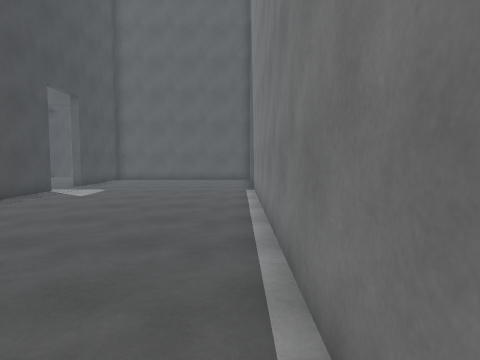
View 1 (above)

16 first-person views from a walk through a Unity game level. The camera is 1.4 m above the floor, tilts 4° down and sees 75° across. The floor is counted in squares, 1 m on a side. Each view is taken from the middle of a square. On the plan, view 1 faces up. The plan holds only what a view shows up to about 14 squares ahead; the rest is blank. The place goes on beyond the plan. The player character is not drawn.

View 2
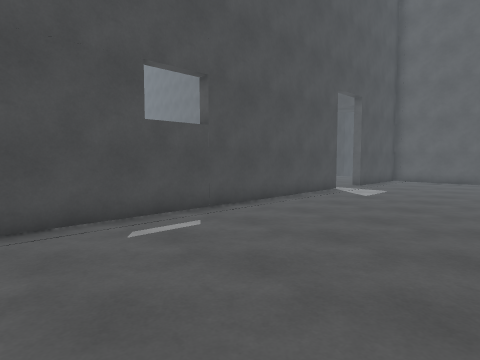

View 3
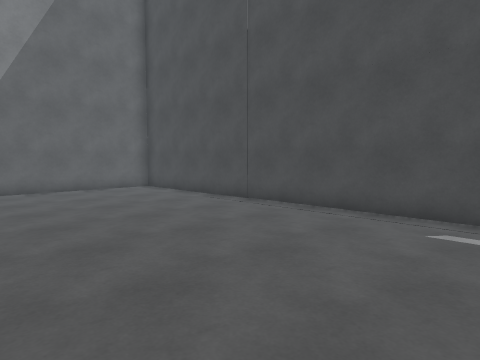

View 4
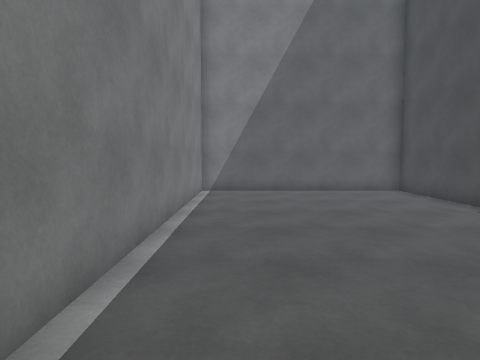

View 5
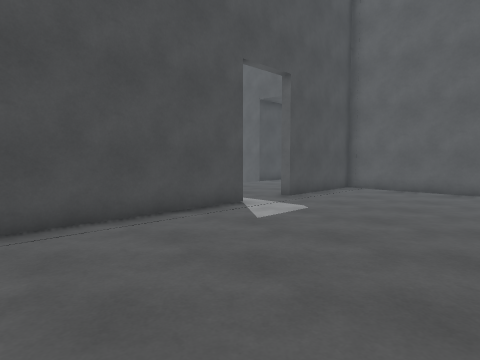

View 6
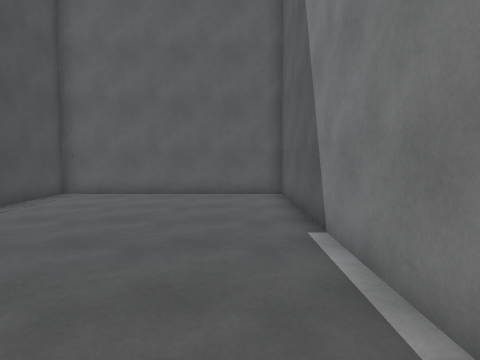

View 7
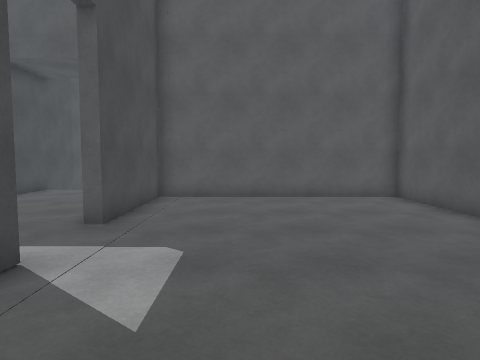

View 8
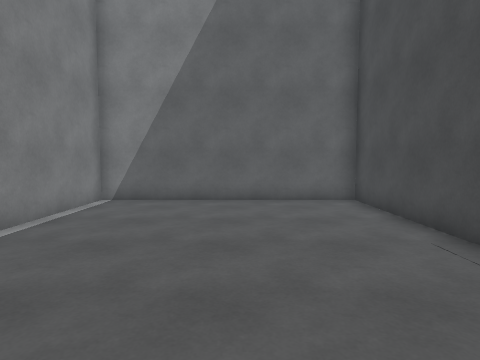

View 9
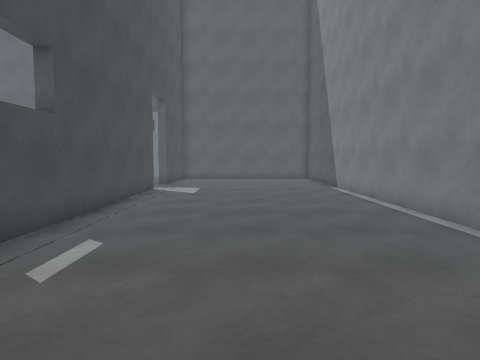

View 10
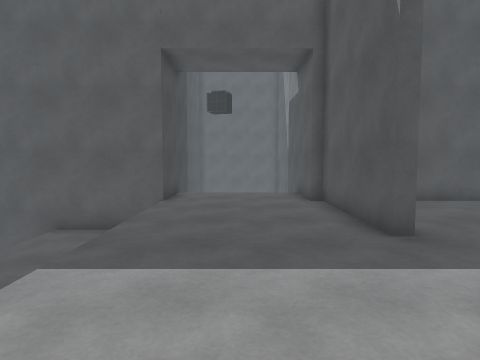

View 11
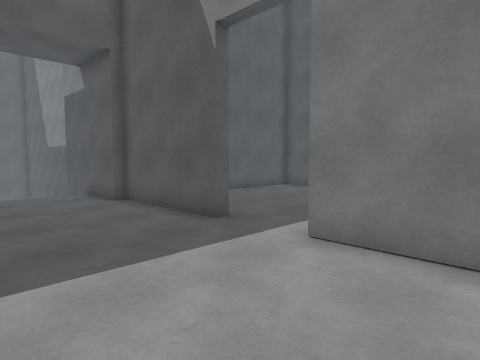

View 12
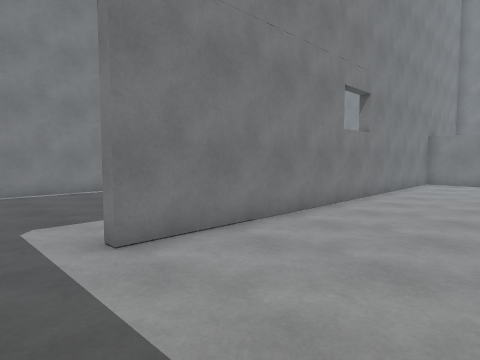

View 13
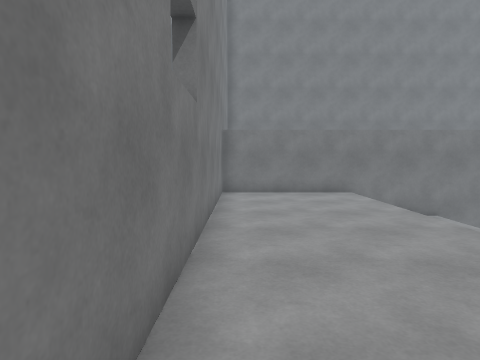

View 14
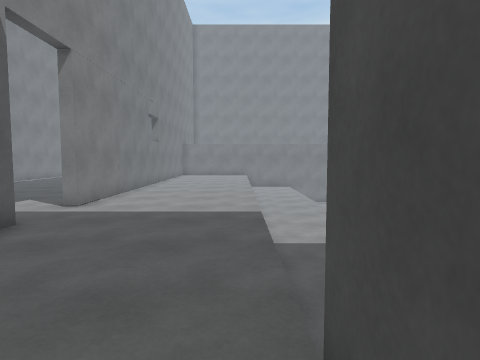

View 15
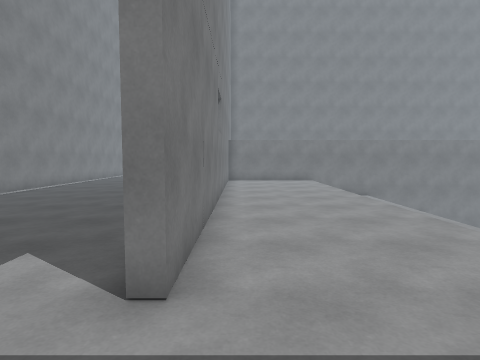

View 16
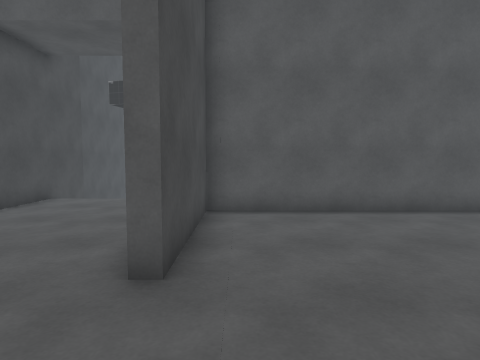

### Floor plan
Key: @ floor where view 1 was taken; # wall or solid block; . floor; v drop or lower ground.
Columns run from 16 left of view 1 to 1 right of it. Each row starts with its distance up from view 1.
 25   #    v
 24   #    v
 23   #vvvvv#
 22   #.....#
 21   #.....#
 20 ###.....##########
 19 vvv.....#........#
 18 vvv.....#........#
 17 vvv.....#........#
 16 vvv.....#........#
 15  vv..............#
 14  vv..............#
 13  vv.....#........#
 12 vvv.....#........#
 11 vvv.....#........#
 10 vvv.....#........#
  9 vvv.....#........#
  8 vvv.....#........#
  7    .....#........#
  6    .....#........#
  5    .....#........#
  4    .....#........#
  3   v.....#........#
  2   v.....#........#
  1   v.....#........#
  0    .....#.......@#
 -1    .....#........#
 -2    .....#........#
 -3    .....#........#
 -4 #########........#
 -5         #........#
 -6         #........#
 -7         #........#
 -8         #........#
 -9         #........#
-10         #........#
-11         ##########

Positions as (right, up) in squares from view 1, and headings:
1: (0, 0), facing up
2: (-1, 0), facing up-left
3: (0, 4), facing down-left
4: (-1, 3), facing down
5: (-1, 6), facing up-left
6: (-1, 8), facing up
7: (-5, 9), facing up
8: (-4, 0), facing down
9: (-4, -1), facing up
10: (-11, 10), facing up
11: (-13, 10), facing up-right
12: (-13, 15), facing down-right
13: (-9, 9), facing down
14: (-13, 22), facing down
15: (-9, 16), facing down
16: (-7, 12), facing up
